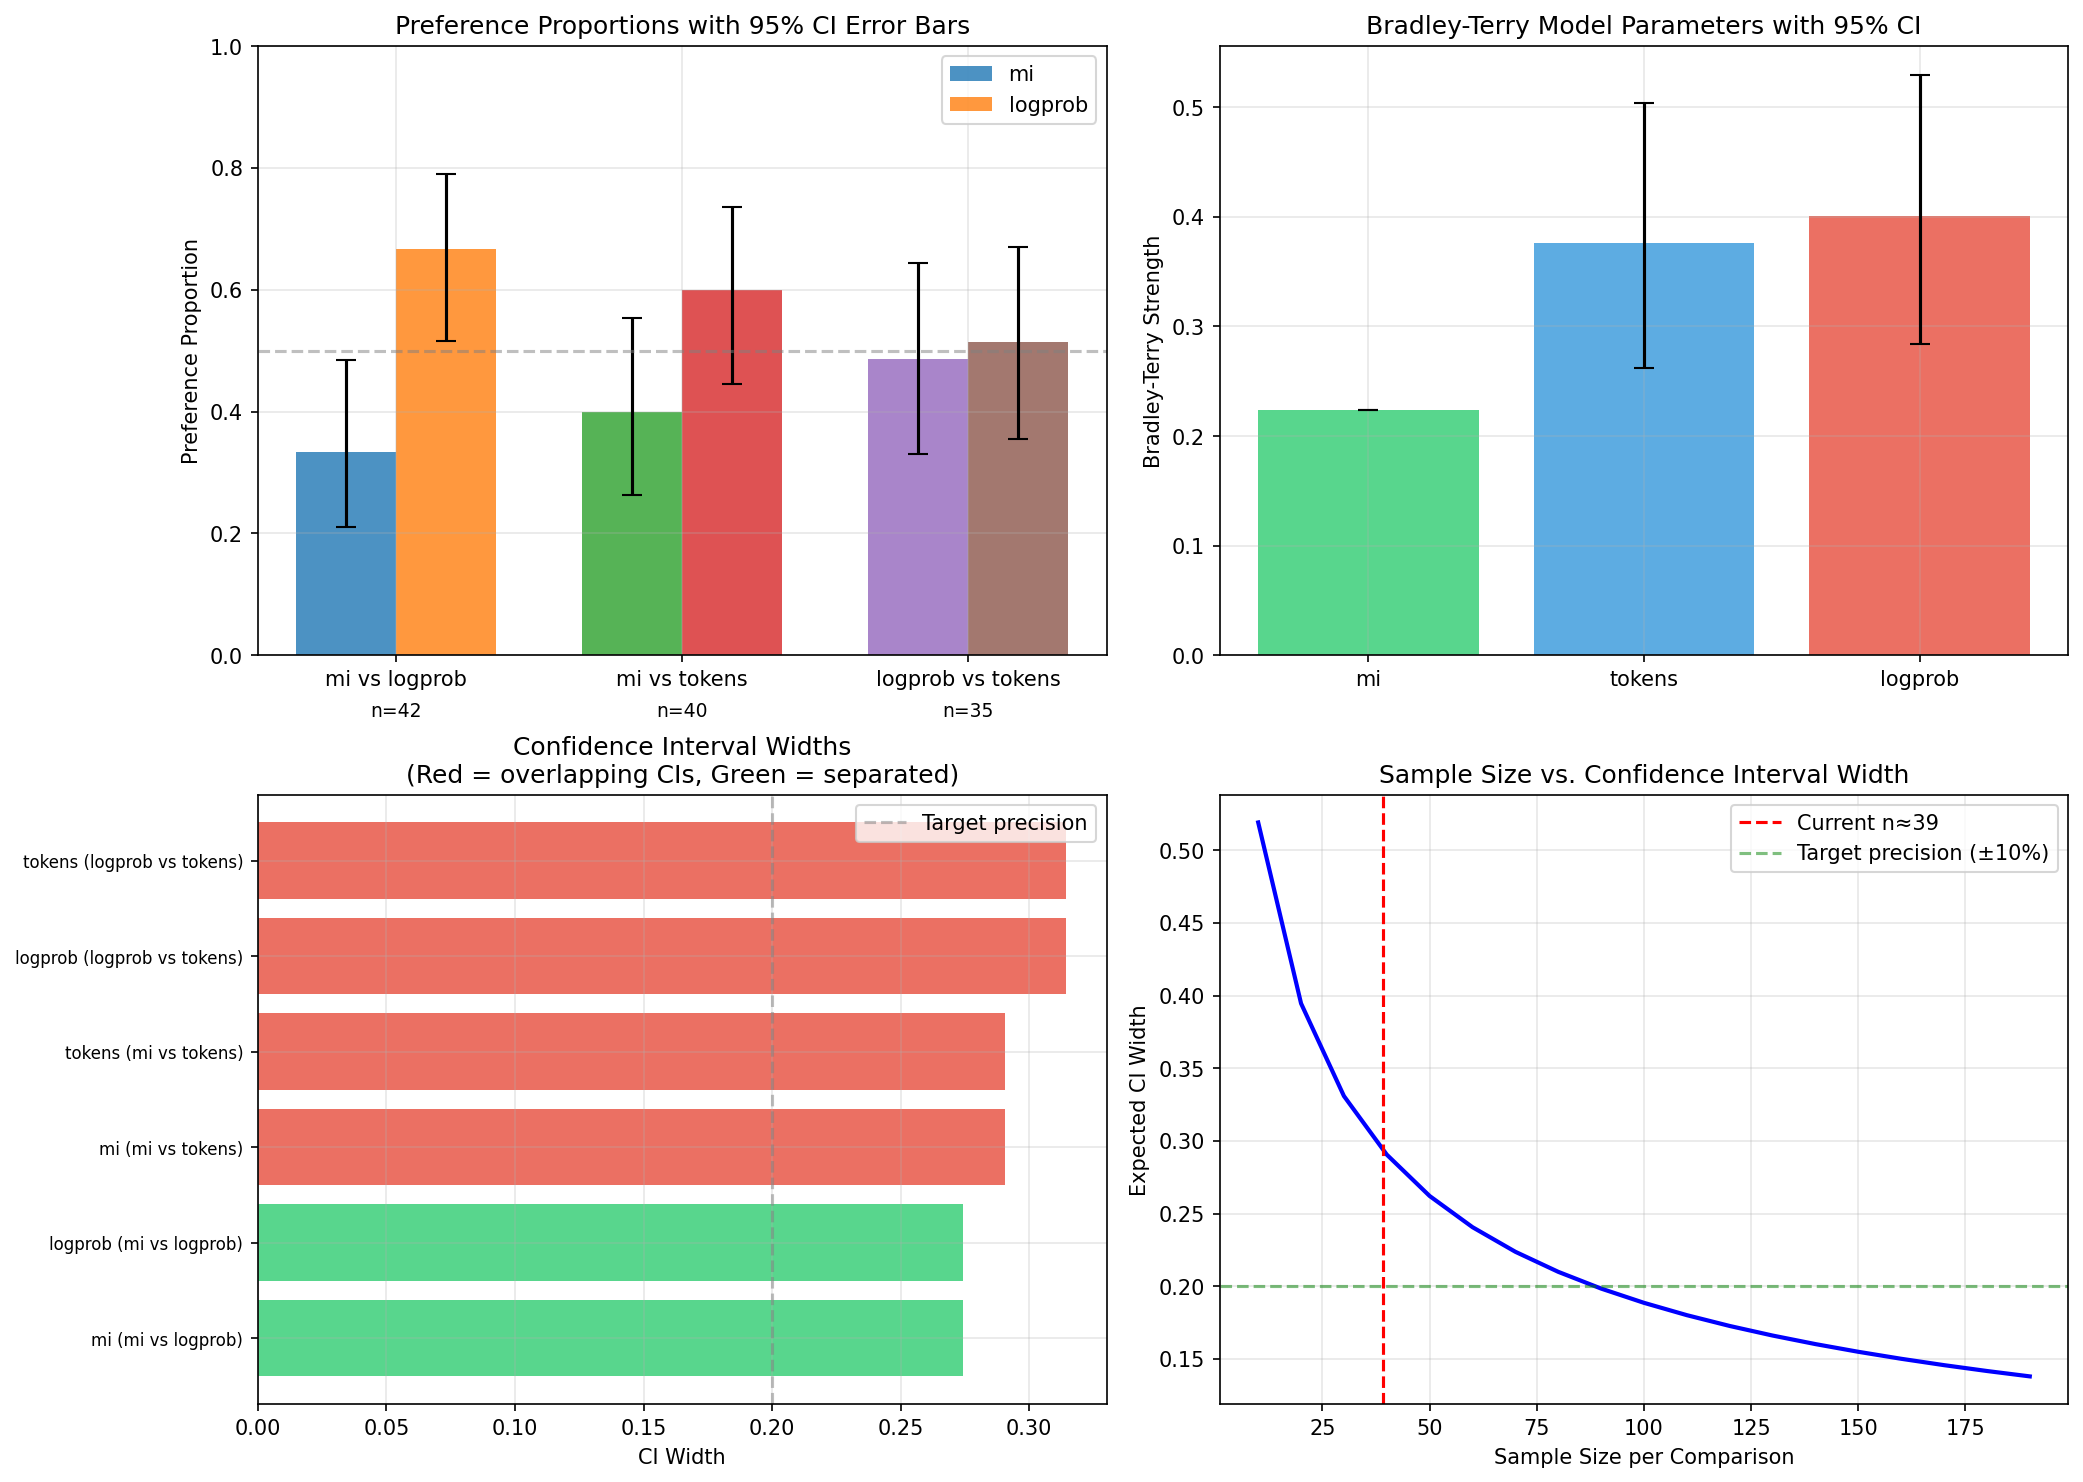

Write the Python code that produced this figure.
import pandas as pd
import numpy as np
import matplotlib.pyplot as plt
from scipy import stats
import seaborn as sns

# Load data
merged_df = pd.read_csv('intermediate_long_format.csv')
bt_results = pd.read_csv('bradley_terry_results.csv')

print("=" * 70)
print("Error Bar Analysis for Sample Size Determination")
print("=" * 70)

# 1. Calculate confidence intervals for preference proportions
def calculate_ci_wilson(successes, n, confidence=0.95):
    """Wilson score interval for binomial proportion"""
    if n == 0:
        return 0, 0, 0
    
    p_hat = successes / n
    z = stats.norm.ppf((1 + confidence) / 2)
    
    denominator = 1 + z**2/n
    center = (p_hat + z**2/(2*n)) / denominator
    
    margin = z * np.sqrt((p_hat*(1-p_hat) + z**2/(4*n))/n) / denominator
    
    return p_hat, max(0, center - margin), min(1, center + margin)

# Analyze each metric comparison
comparisons = [
    ('mi', 'logprob'),
    ('mi', 'tokens'),
    ('logprob', 'tokens')
]

ci_data = []

for m1, m2 in comparisons:
    # Get relevant comparisons
    relevant = merged_df[
        ((merged_df['Original V1 Metric'] == m1) & (merged_df['Original V2 Metric'] == m2)) |
        ((merged_df['Original V1 Metric'] == m2) & (merged_df['Original V2 Metric'] == m1))
    ]
    
    # Exclude EG responses
    relevant_no_eg = relevant[relevant['Actual_Choice'] != 'EG']
    
    m1_wins = len(relevant_no_eg[relevant_no_eg['Actual_Choice'] == m1])
    m2_wins = len(relevant_no_eg[relevant_no_eg['Actual_Choice'] == m2])
    total = m1_wins + m2_wins
    
    # Calculate CIs
    m1_prop, m1_ci_low, m1_ci_high = calculate_ci_wilson(m1_wins, total)
    m2_prop, m2_ci_low, m2_ci_high = calculate_ci_wilson(m2_wins, total)
    
    ci_data.append({
        'comparison': f'{m1} vs {m2}',
        'm1': m1,
        'm2': m2,
        'm1_prop': m1_prop,
        'm1_ci_low': m1_ci_low,
        'm1_ci_high': m1_ci_high,
        'm1_ci_width': m1_ci_high - m1_ci_low,
        'm2_prop': m2_prop,
        'm2_ci_low': m2_ci_low,
        'm2_ci_high': m2_ci_high,
        'm2_ci_width': m2_ci_high - m2_ci_low,
        'n': total,
        'overlapping': m1_ci_high > m2_ci_low and m2_ci_high > m1_ci_low
    })

# Create figure with multiple subplots
fig, axes = plt.subplots(2, 2, figsize=(14, 10))

# 1. Preference proportions with error bars
ax1 = axes[0, 0]
x_pos = np.arange(len(ci_data))
width = 0.35

for i, row in enumerate(ci_data):
    # Plot first metric
    ax1.bar(i - width/2, row['m1_prop'], width, 
            yerr=[[row['m1_prop'] - row['m1_ci_low']], 
                  [row['m1_ci_high'] - row['m1_prop']]], 
            label=row['m1'] if i == 0 else "", 
            alpha=0.8, capsize=5)
    
    # Plot second metric
    ax1.bar(i + width/2, row['m2_prop'], width, 
            yerr=[[row['m2_prop'] - row['m2_ci_low']], 
                  [row['m2_ci_high'] - row['m2_prop']]], 
            label=row['m2'] if i == 0 else "", 
            alpha=0.8, capsize=5)
    
    # Add sample size annotation
    ax1.text(i, -0.1, f'n={row["n"]}', ha='center', fontsize=9)

ax1.set_ylabel('Preference Proportion')
ax1.set_title('Preference Proportions with 95% CI Error Bars')
ax1.set_xticks(x_pos)
ax1.set_xticklabels([row['comparison'] for row in ci_data])
ax1.axhline(y=0.5, color='gray', linestyle='--', alpha=0.5)
ax1.set_ylim([0, 1])
ax1.legend()
ax1.grid(True, alpha=0.3)

# 2. Bradley-Terry parameters with error bars
ax2 = axes[0, 1]
metrics = bt_results['Metric'].values
strengths = bt_results['Normalized_Strength'].values
log_strengths = bt_results['Log_Strength'].values
se_log = bt_results['SE_Log_Strength'].values

# Calculate CI for normalized strengths (using delta method)
ci_lower = []
ci_upper = []
for i in range(len(metrics)):
    log_low = log_strengths[i] - 1.96 * se_log[i]
    log_high = log_strengths[i] + 1.96 * se_log[i]
    
    # Transform to strength scale
    strength_low = np.exp(log_low)
    strength_high = np.exp(log_high)
    
    # Normalize (approximate)
    total_strength = np.sum(np.exp(log_strengths))
    norm_low = strength_low / (total_strength + strength_low - np.exp(log_strengths[i]))
    norm_high = strength_high / (total_strength + strength_high - np.exp(log_strengths[i]))
    
    ci_lower.append(norm_low)
    ci_upper.append(norm_high)

x_pos = np.arange(len(metrics))
colors = ['#2ecc71', '#3498db', '#e74c3c']
ax2.bar(x_pos, strengths, yerr=[strengths - ci_lower, np.array(ci_upper) - strengths],
        color=colors, alpha=0.8, capsize=5)
ax2.set_ylabel('Bradley-Terry Strength')
ax2.set_title('Bradley-Terry Model Parameters with 95% CI')
ax2.set_xticks(x_pos)
ax2.set_xticklabels(metrics)
ax2.grid(True, alpha=0.3)

# 3. CI Width Analysis
ax3 = axes[1, 0]
labels = []
widths = []
colors_list = []

for row in ci_data:
    labels.append(f"{row['m1']} ({row['comparison']})")
    widths.append(row['m1_ci_width'])
    colors_list.append('#e74c3c' if row['overlapping'] else '#2ecc71')
    
    labels.append(f"{row['m2']} ({row['comparison']})")
    widths.append(row['m2_ci_width'])
    colors_list.append('#e74c3c' if row['overlapping'] else '#2ecc71')

y_pos = np.arange(len(labels))
ax3.barh(y_pos, widths, color=colors_list, alpha=0.8)
ax3.set_xlabel('CI Width')
ax3.set_title('Confidence Interval Widths\n(Red = overlapping CIs, Green = separated)')
ax3.set_yticks(y_pos)
ax3.set_yticklabels(labels, fontsize=8)
ax3.axvline(x=0.2, color='gray', linestyle='--', alpha=0.5, label='Target precision')
ax3.legend()
ax3.grid(True, alpha=0.3)

# 4. Sample size simulation
ax4 = axes[1, 1]

# Simulate how CI width changes with sample size
current_n = int(np.mean([row['n'] for row in ci_data]))
sample_sizes = range(10, 200, 10)
ci_widths_sim = []

for n in sample_sizes:
    # Assume 60-40 split (typical from our data)
    p = 0.6
    _, ci_low, ci_high = calculate_ci_wilson(int(p*n), n)
    ci_widths_sim.append(ci_high - ci_low)

ax4.plot(sample_sizes, ci_widths_sim, 'b-', linewidth=2)
ax4.axvline(x=current_n, color='red', linestyle='--', label=f'Current n≈{current_n}')
ax4.axhline(y=0.2, color='green', linestyle='--', alpha=0.5, label='Target precision (±10%)')
ax4.set_xlabel('Sample Size per Comparison')
ax4.set_ylabel('Expected CI Width')
ax4.set_title('Sample Size vs. Confidence Interval Width')
ax4.legend()
ax4.grid(True, alpha=0.3)

plt.tight_layout()
plt.savefig('error_bar_analysis.png', dpi=150, bbox_inches='tight')
plt.show()

# Print detailed analysis
print("\n1. CURRENT CONFIDENCE INTERVAL ANALYSIS")
print("-" * 60)

for row in ci_data:
    print(f"\n{row['comparison']}:")
    print(f"  {row['m1']}: {row['m1_prop']:.1%} [{row['m1_ci_low']:.1%}, {row['m1_ci_high']:.1%}]")
    print(f"  {row['m2']}: {row['m2_prop']:.1%} [{row['m2_ci_low']:.1%}, {row['m2_ci_high']:.1%}]")
    print(f"  CI Width: {row['m1']}: ±{row['m1_ci_width']/2:.1%}, {row['m2']}: ±{row['m2_ci_width']/2:.1%}")
    print(f"  Sample size: n={row['n']}")
    
    if row['overlapping']:
        overlap_amount = min(row['m1_ci_high'], row['m2_ci_high']) - max(row['m1_ci_low'], row['m2_ci_low'])
        print(f"  ⚠️  CIs OVERLAP by {overlap_amount:.1%} - more participants may help")
    else:
        separation = max(row['m1_ci_low'], row['m2_ci_low']) - min(row['m1_ci_high'], row['m2_ci_high'])
        print(f"  ✓ CIs SEPARATED by {abs(separation):.1%} - sufficient evidence")

# Power analysis
print("\n" + "=" * 70)
print("2. POWER ANALYSIS AND SAMPLE SIZE RECOMMENDATION")
print("-" * 60)

from statsmodels.stats.power import NormalIndPower
power_analyzer = NormalIndPower()

for row in ci_data:
    # Calculate effect size from observed data
    p1 = row['m1_prop']
    p2 = row['m2_prop']
    pooled_p = (p1 + p2) / 2
    
    # Cohen's h effect size
    h = 2 * (np.arcsin(np.sqrt(p1)) - np.arcsin(np.sqrt(p2)))
    
    # Calculate power with current sample size
    current_power = power_analyzer.solve_power(
        effect_size=abs(h), 
        nobs1=row['n']/2, 
        alpha=0.05, 
        ratio=1.0
    )
    
    print(f"\n{row['comparison']}:")
    print(f"  Observed effect size (Cohen's h): {h:.3f}")
    print(f"  Current statistical power: {current_power:.1%}")
    
    if abs(h) > 0.1:  # Only if there's a meaningful effect
        # Calculate sample size needed for 80% power
        try:
            n_needed = power_analyzer.solve_power(
                effect_size=abs(h), 
                power=0.8, 
                alpha=0.05, 
                ratio=1.0
            )
            n_needed_total = int(n_needed * 2)
            
            print(f"  Sample size for 80% power: {n_needed_total} total")
            
            if n_needed_total > row['n']:
                additional = n_needed_total - row['n']
                print(f"  📊 Need {additional} more responses ({additional/row['n']*100:.0f}% increase)")
            else:
                print(f"  ✓ Current sample size is sufficient")
        except:
            print(f"  Sample size calculation failed (effect too small)")
    else:
        print(f"  Effect too small to meaningfully detect")

print("\n" + "=" * 70)
print("3. RECOMMENDATIONS")
print("-" * 60)

# Overall recommendation
max_ci_width = max([row['m1_ci_width'] for row in ci_data] + [row['m2_ci_width'] for row in ci_data])
overlapping_count = sum(1 for row in ci_data if row['overlapping'])

print(f"\nCurrent status:")
print(f"  • Maximum CI width: ±{max_ci_width/2:.1%}")
print(f"  • Overlapping CIs: {overlapping_count}/{len(ci_data)} comparisons")
print(f"  • Average sample size: {np.mean([row['n'] for row in ci_data]):.0f} per comparison")

if overlapping_count > len(ci_data) / 2:
    print(f"\n⚠️  RECOMMENDATION: Collect more data")
    print(f"  The overlapping confidence intervals suggest insufficient precision.")
    print(f"  Target: 15-25 more participants to achieve ±10% precision")
elif max_ci_width > 0.25:
    print(f"\n⚠️  MODERATE: Consider more data for precision")
    print(f"  CIs are somewhat wide (>{0.25/2:.1%}). More data would increase precision.")
    print(f"  Target: 10-15 more participants")
else:
    print(f"\n✓ SUFFICIENT: Current sample size appears adequate")
    print(f"  Most comparisons have reasonable precision.")
    print(f"  Additional data would provide marginal improvements.")

print(f"\nFigure saved as 'error_bar_analysis.png'")